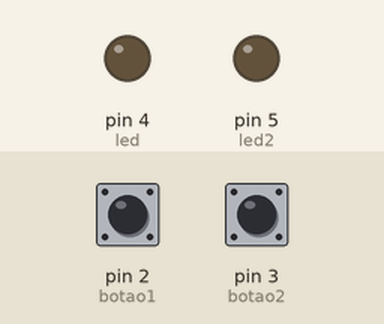
Recording of a sketch running on a simulated Arduino Uno, built with avr-gcc and run on an emulated ATmega328P. Parts: output pins drawn as LEDs (lit = HIGH). Inputs (shaded band) come from the test bench; at power-on: pin 2 (botao1) LOW, pin 3 (botao2) LOW.

Above: at 1.2 s.
1.3 s: pin 2 (botao1) pulled HIGH for 0.15 s
At 1.37 s:
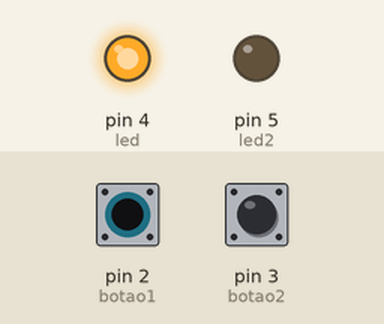
2.9 s: pin 3 (botao2) pulled HIGH for 0.15 s
At 2.97 s:
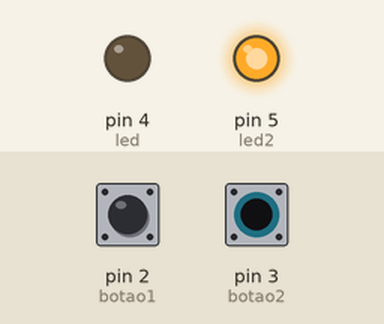
4.5 s: pin 3 (botao2) pulled HIGH for 3.2 s
At 8.9 s:
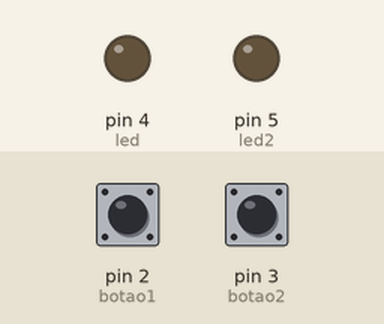
9.2 s: pin 2 (botao1) pulled HIGH for 3.2 s
At 10.2 s:
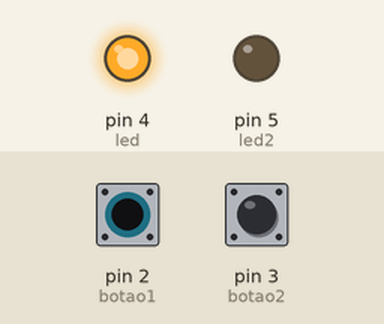
13.9 s: pin 2 (botao1) driven HIGH and pin 3 (botao2) driven HIGH
At 15.0 s:
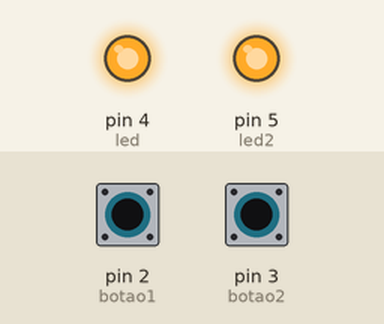
Timing chart, 0 to 16.4 s (numbered marks = the images above; inputs shaded):
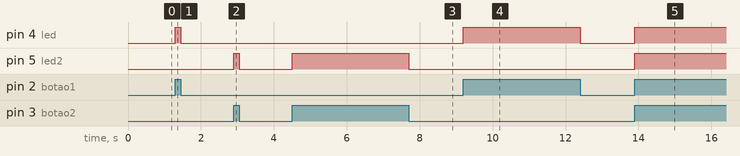

The sketch:

botaoControladorLed.ino
```cpp
//Sketch simples para controlar o botão.

//BOTÕEss
int botao1 = 2; // botão e sua porta.
int estadoBotao = 0; //Definindo uma variável para armazenar o estado do botão
int botao2 = 3;
int estadoBotao2 = 0;


//LEDss
int led = 4;
int led2 = 5;


void setup() {
  pinMode(botao1, INPUT);
  pinMode(botao2, INPUT);
  pinMode(led, OUTPUT);
  pinMode(led2, OUTPUT);

}

void loop() {

  estadoBotao = digitalRead(botao1);
  estadoBotao2 = digitalRead(botao2);


  if (estadoBotao == HIGH){
      digitalWrite(led, HIGH);
  }else{
      digitalWrite(led, LOW);
  }

  if (estadoBotao2 == HIGH){
      digitalWrite(led2, HIGH);
  }else{
      digitalWrite(led2, LOW);
  }


}
```

Measured:
- after the input at 1.3 s, pin 4 (led): LOW → HIGH at once, → LOW 0.15 s later
- after the input at 2.9 s, pin 5 (led2): LOW → HIGH at once, → LOW 0.15 s later
- after the input at 4.5 s, pin 5 (led2): LOW → HIGH at once, → LOW 3.2 s later
- after the input at 9.2 s, pin 4 (led): LOW → HIGH at once, → LOW 3.2 s later
- after the input at 13.9 s, pin 4 (led), pin 5 (led2): LOW → HIGH at once
